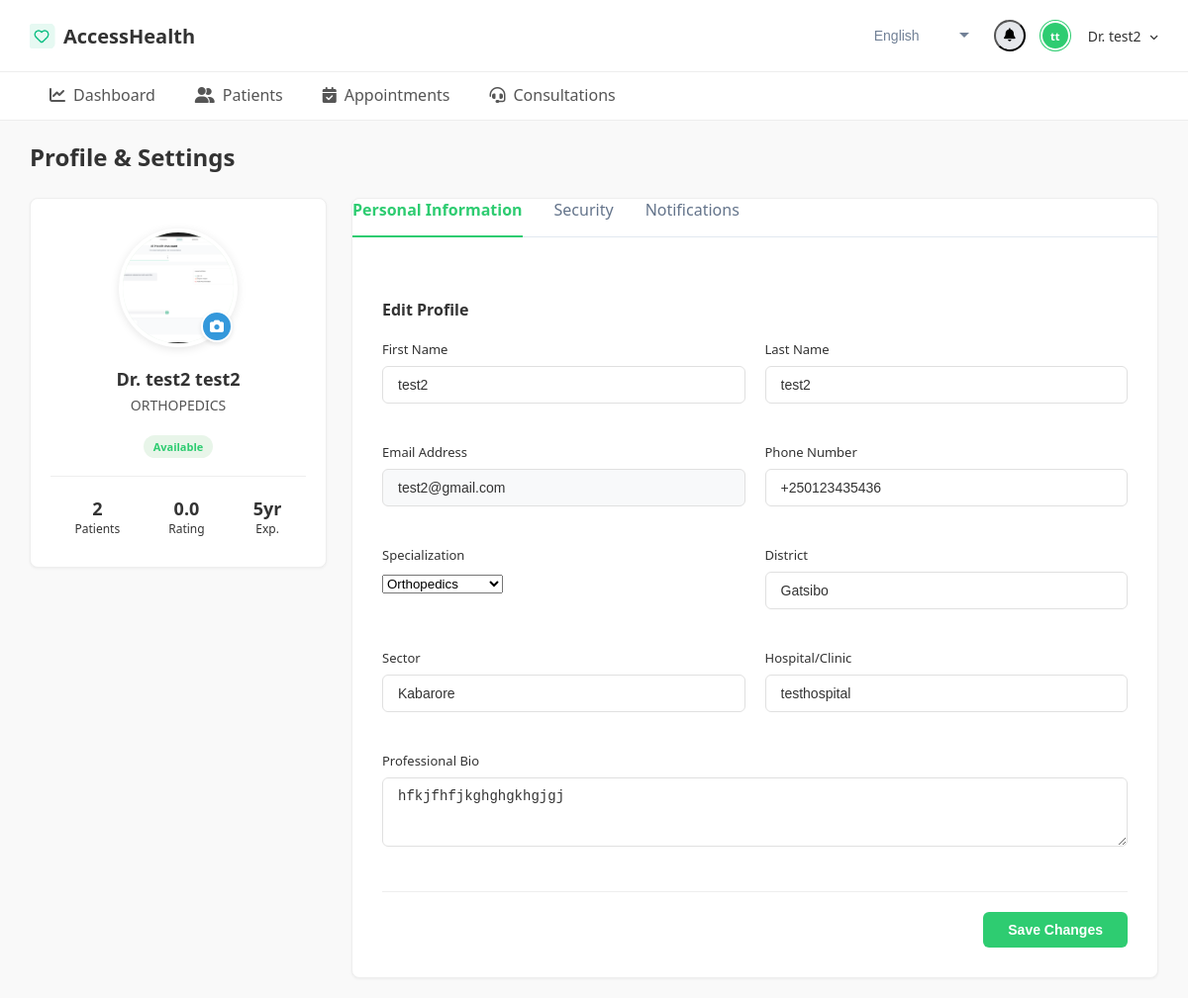
Page /doctor/settings/ (signed in) on the committed database.
### webapp/models.py (models this page shows, shortened)
class Doctor(models.Model):
    SPECIALIZATION_CHOICES = [
        ('CARDIOLOGY', 'Cardiology'),
        ('NEUROLOGY', 'Neurology'),
        ('ORTHOPEDICS', 'Orthopedics'),
        ('PEDIATRICS', 'Pediatrics'),
        ('PSYCHIATRY', 'Psychiatry'),
        ('ONCOLOGY', 'Oncology'),
        ('GENERAL', 'General Practice'),
    ]
    GENDER_CHOICES = [
        ('M', 'Male'),
        ('F', 'Female'),
    ]
    user = models.OneToOneField(
        CustomUser,
        on_delete=models.CASCADE,
        related_name='doctor_profile'
    )
    doctor_licence_number = models.CharField(
        max_length=50,
        unique=True,
        help_text="Medical license number"
    )
    first_name = models.CharField(max_length=100)
    last_name = models.CharField(max_length=100)
    dob = models.DateField()
    district = models.CharField(max_length=100,default="kigali")
    sector = models.CharField(max_length=100,default="Gasabo")
    gender = models.CharField(max_length=1, choices=GENDER_CHOICES)
    primary_practice_district = models.CharField(max_length=100)
    phone_number = models.CharField(max_length=15)
    hospital_or_clinic_affiliation = models.CharField(
        max_length=200,
        blank=True,
        null=True
    )
    specialization = models.CharField(
        max_length=100,
        choices=SPECIALIZATION_CHOICES
    )
    years_of_experience = models.PositiveIntegerField(
        validators=[MinValueValidator(0)]
    )
    professional_bio = models.TextField(blank=True, null=True)
    profile_image = models.ImageField(
        upload_to='doctor_profiles/',
        blank=True,
        null=True
    )
    is_available = models.BooleanField(default=True)
    created_at = models.DateTimeField(auto_now_add=True)
    updated_at = models.DateTimeField(auto_now=True)
    notify_email = models.BooleanField(default=True)
    notify_sms = models.BooleanField(default=False)
    notify_in_app = models.BooleanField(default=True)
    hospitals = models.ManyToManyField(
        Hospital,
        through="DoctorHospital",
        related_name="doctors",
        blank=True,
    )
    class Meta:
        ordering = ['last_name', 'first_name']
        indexes = [
            models.Index(fields=['user']),
            models.Index(fields=['specialization']),
            models.Index(fields=['hospital_or_clinic_affiliation']),
        ]
    def get_avg_rating(self):
        from django.db.models import Avg
        return self.reviews.aggregate(avg=Avg('rating'))['avg'] or 0
    def get_total_patients(self):
        return self.appointments.values('patient').distinct().count()

### webapp/views.py (the view, shortened to what this page needs)
# urls.py: path('doctor/settings/', views.doctor_settings, name='doctor-settings'),
@login_required
def doctor_settings(request):
    doctor = get_object_or_404(Doctor, user=request.user)
    profile_form = DoctorProfileForm(instance=doctor)
    notification_form = DoctorNotificationForm(instance=doctor)
    password_form = PasswordChangeForm(user=request.user)
    context = {
        'doctor': doctor,
        'profile_form': profile_form,
        'notification_form': notification_form,
        'password_form': password_form,
    }
    return render(request, 'doctor_settings.html', context)

### webapp/forms.py
class DoctorProfileForm(forms.ModelForm):
    class Meta:
        model = Doctor
        fields = ['first_name', 'last_name', 'phone_number', 'specialization',
                  'district', 'sector', 'hospital_or_clinic_affiliation', 'profile_image', 'professional_bio']
        widgets = {
            'first_name': forms.TextInput(attrs={'class': 'form-control'}),
            'last_name': forms.TextInput(attrs={'class': 'form-control'}),
            'phone_number': forms.TextInput(attrs={'class': 'form-control'}),
            'specialization': forms.Select(attrs={'class': 'form-select'}),
            'district': forms.TextInput(attrs={'class': 'form-control'}),
            'sector': forms.TextInput(attrs={'class': 'form-control'}),
            'hospital_or_clinic_affiliation': forms.TextInput(attrs={'class': 'form-control'}),
            'professional_bio': forms.Textarea(attrs={'class': 'form-control', 'rows': 3}),
            'profile_image': forms.FileInput(attrs={'class': 'form-control'}),
        }

class DoctorNotificationForm(forms.ModelForm):
    class Meta:
        model = Doctor
        fields = ['notify_email', 'notify_sms', 'notify_in_app']
        widgets = {
            'notify_email': forms.CheckboxInput(attrs={'class': 'form-check-input'}),
            'notify_sms': forms.CheckboxInput(attrs={'class': 'form-check-input'}),
            'notify_in_app': forms.CheckboxInput(attrs={'class': 'form-check-input'}),
        }

### webapp/templates/doctor_settings.html (shortened to what this page needs)
{% load static %}
<!DOCTYPE html>
<html lang="en">
<head>
    <link rel="stylesheet" href="https://cdnjs.cloudflare.com/ajax/libs/font-awesome/6.4.2/css/all.min.css">
</head>
<body>
    <header class="navbar">
        <div class="navbar-left">
            <a href="#" class="logo">
                <img src="{% static 'heart.png' %}" alt="Heart Icon Logo">
                AccessHealth
            </a>
        </div>
        <div class="navbar-right">
            <div class="nav-icon-group">
                <div class="language-select">
                    <select id="language-selector" class="language-dropdown">
                        <option value="en" selected>
                            <i class="fas fa-globe"></i> English
                        </option>
                    </select>
                </div>
               <div class="notification-wrapper">
                    <button class="notification-icon" id="notification-btn">
                        <i class="fa-solid fa-bell"></i>
                    </button>
                </div>
            <div class="user-profile" id="user-profile-toggle">
                <div class="user-avatar">{{ doctor.first_name|first }}{{ doctor.last_name|first }}</div>
                <div class="user-name">
                    Dr. {{ doctor.first_name }}
                    <i class="fa-solid fa-angle-down" style="font-size: 10px; margin-left: 5px;"></i>
                </div>
            </div>
        </div>
    </header>
    <nav class="main-nav">
        <a href="{% url 'doctor_dashboard' %}" class="nav-item">
            <i class="fa-solid fa-chart-line"></i> Dashboard
        </a>
        <a href="{% url 'patients_list' %}" class="nav-item">
            <i class="fa-solid fa-user-group"></i> Patients
        </a>
        <a href="{% url 'doctor_appontments' %}" class="nav-item">
            <i class="fa-solid fa-calendar-check"></i> Appointments
        </a>
        <a href="{% url 'consultations' %}" class="nav-item">
            <i class="fa-solid fa-headset"></i> Consultations
        </a>
    </nav>
<main class="main-content">
    <div class="page-header">
        <h1>Profile & Settings</h1>
    </div>
    <div class="settings-grid">
        <div class="profile-card">
            <div class="profile-image-container">
                <div class="profile-image">
                    {% if doctor.profile_image %}
                        <img src="{{ doctor.profile_image.url }}" alt="Profile" style="width:100%; height:100%; object-fit:cover; border-radius:50%;">
                    {% else %}
                        {{ doctor.first_name|first }}{{ doctor.last_name|first }}
                    {% endif %}
                </div>
                <button class="edit-avatar-btn" title="Change Photo" onclick="document.getElementById('id_profile_image').click();">
                    <i class="fa-solid fa-camera"></i>
                </button>
            </div>
            <h2 class="profile-name">Dr. {{ doctor.first_name }} {{ doctor.last_name }}</h2>
            <p class="profile-role">{{ doctor.specialization.label|default:doctor.specialization }}</p>
            <div style="margin-top: 10px;">
                <span style="background:#E8F5E9;color:#2ECC71;padding:4px 10px;border-radius:12px;font-size:11px;font-weight:600;">
                    Available
                </span>
            </div>
            <div class="profile-stats">
                <div class="stat-item">
                    <div class="value">{{ doctor.get_total_patients }}</div>
                    <div class="label">Patients</div>
                </div>
                <div class="stat-item">
                    <div class="value">{{ doctor.get_avg_rating|floatformat:1 }}</div>
                    <div class="label">Rating</div>
                </div>
                <div class="stat-item">
                    <div class="value">{{ doctor.years_of_experience }}yr</div>
                    <div class="label">Exp.</div>
                </div>
            </div>
        </div>
        <div class="settings-card">
            <div class="settings-tabs">
                <div class="tab-link active" onclick="openTab(event, 'tab-profile')">Personal Information</div>
                <div class="tab-link" onclick="openTab(event, 'tab-security')">Security</div>
                <div class="tab-link" onclick="openTab(event, 'tab-notifications')">Notifications</div>
            </div>
            <div class="settings-content">
                <div class="tab-panel active" id="tab-profile">
                    <h3 class="section-title">Edit Profile</h3>
                    <form method="post" enctype="multipart/form-data">
                        <div class="form-grid">
                            <div class="form-group">
                                <label class="form-label">First Name</label>
                                {{ profile_form.first_name }}
                            </div>
                            <div class="form-group">
                                <label class="form-label">Last Name</label>
                                {{ profile_form.last_name }}
                            </div>
                            <div class="form-group">
                                <label class="form-label">Email Address</label>
                                <input type="email" class="form-control" value="{{ request.user.email }}" readonly disabled style="background-color: #f8f9fa;">
                            </div>
                            <div class="form-group">
                                <label class="form-label">Phone Number</label>
                                {{ profile_form.phone_number }}
                            </div>
                            <div class="form-group">
                                <label class="form-label">Specialization</label>
                                {{ profile_form.specialization }}
                            </div>
                            <div class="form-group">
                                <label class="form-label">District</label>
                                {{ profile_form.district }}
                            </div>
                            <div class="form-group">
                                <label class="form-label">Sector</label>
                                {{ profile_form.sector }}
                            </div>
                            <div class="form-group">
                                <label class="form-label">Hospital/Clinic</label>
                                {{ profile_form.hospital_or_clinic_affiliation }}
                            </div>
                            <div class="form-group full-width">
                                <label class="form-label">Professional Bio</label>
                                {{ profile_form.professional_bio }}
                            </div>
                        </div>
                        <hr style="border:0;border-top:1px solid #eee;margin:20px 0;">
                        <div style="text-align:right;">
                            <button type="submit" name="update_profile" class="btn-save">Save Changes</button>
                        </div>
                    </form>
                </div>
            </div>
        </div>
    </div>
</main>
</body>
</html>

### rows in the picture
Doctor: first_name|first "t", last_name|first "t", first_name "test2", profile_image (picture), last_name "test2", specialization.label "ORTHOPEDICS", get_total_patients "2", get_avg_rating "0.0", years_of_experience "5", phone_number "+250123435436", specialization "Orthopedics", district "Gatsibo", sector "Kabarore", hospital_or_clinic_affiliation "testhospital", professional_bio "hfkjfhfjkghghgkhgjgj"
